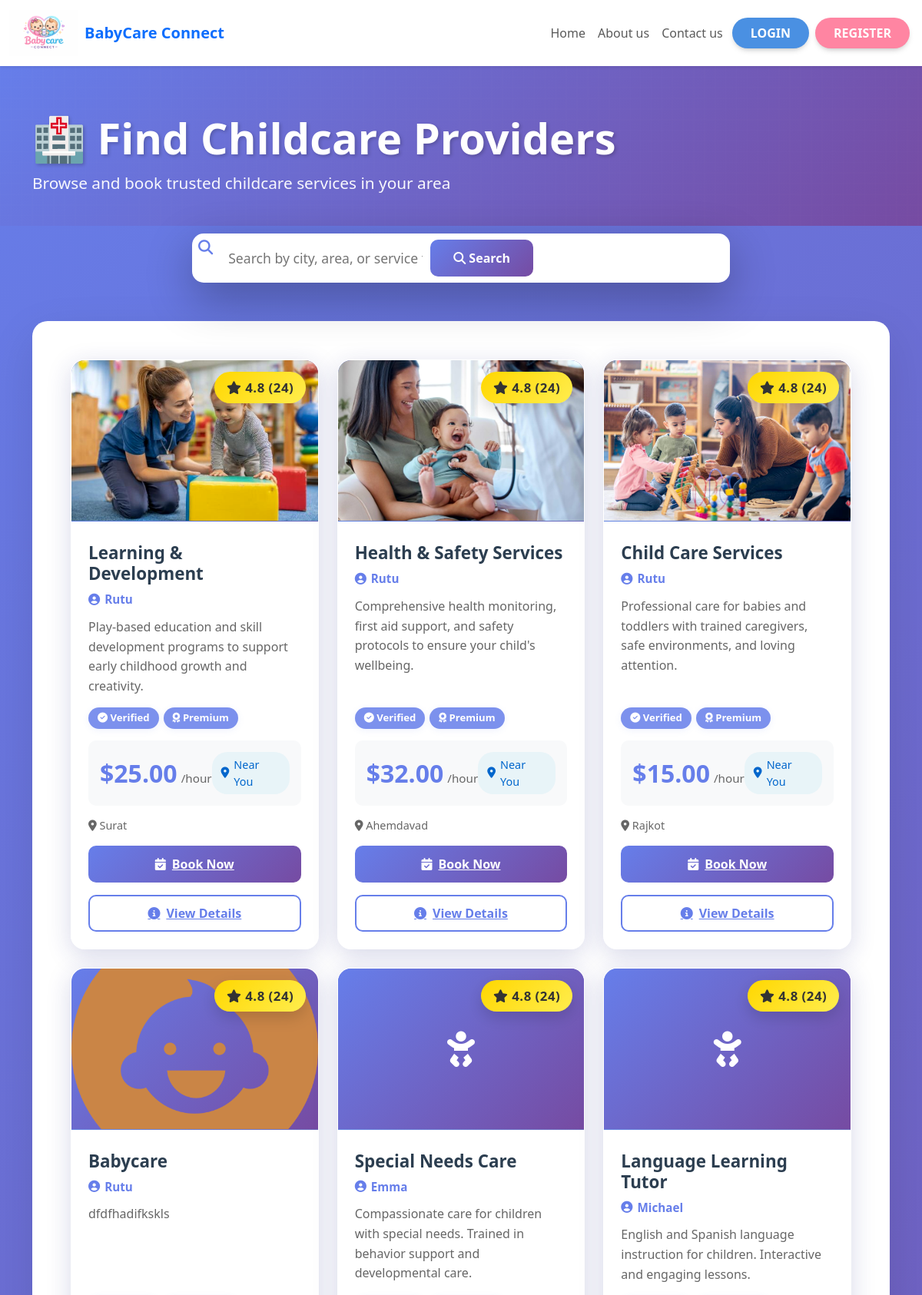
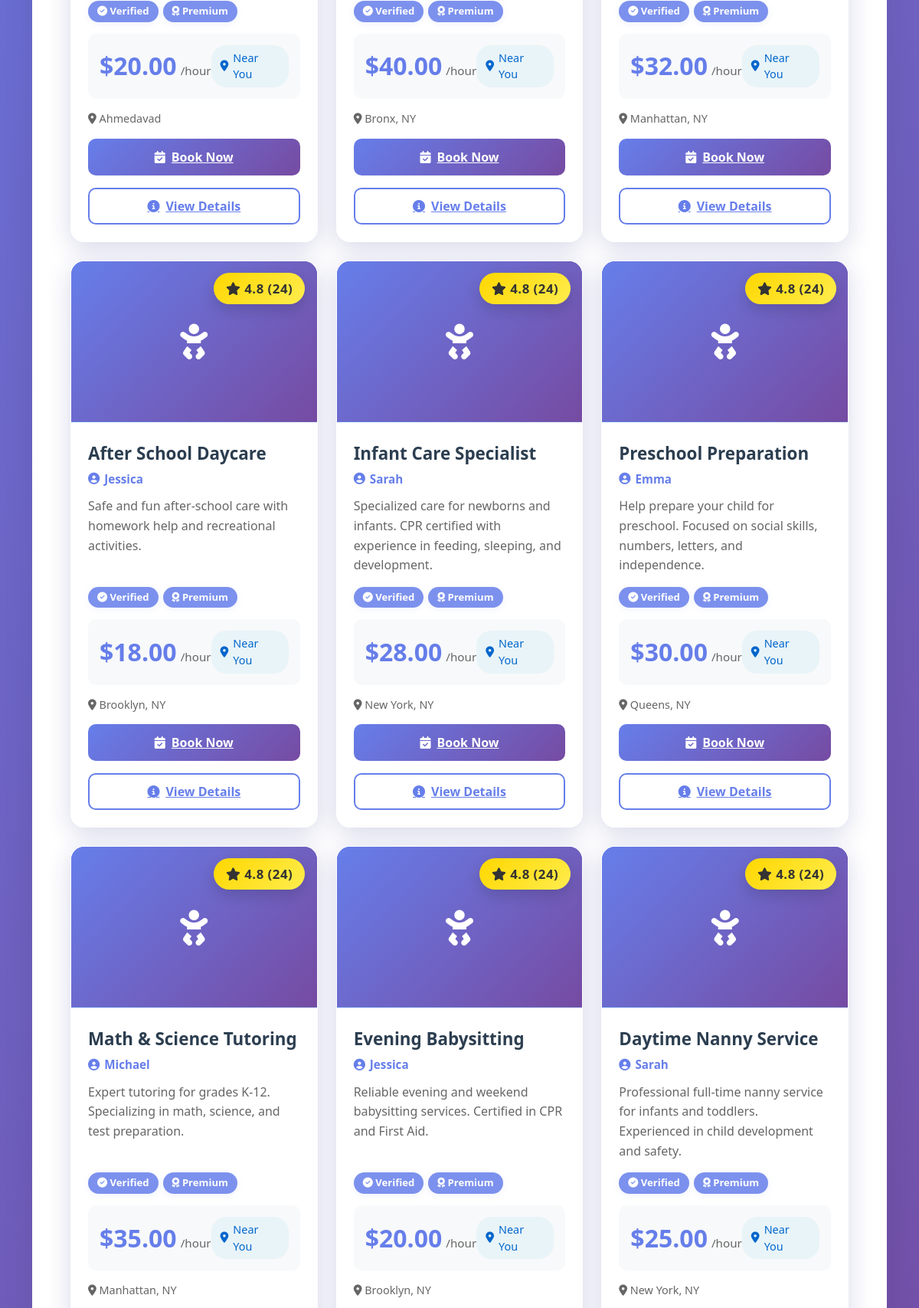
Page /services/ (upper part) on the committed database (2 pictures, top to bottom).
### babycareapp/models.py (models this page shows, shortened)
class Service(models.Model):
    provider = models.ForeignKey(
        settings.AUTH_USER_MODEL,
        on_delete=models.CASCADE,
        limit_choices_to={'role': 'provider'}
    )
    image = models.ImageField(upload_to='service_images/', null=True, blank=True)
    title = models.CharField(max_length=200) # e.g., "Full-time Nanny"
    description = models.TextField(blank=True, null=True)
    hourly_rate = models.DecimalField(max_digits=10, decimal_places=2)
    location = models.CharField(max_length=255)
    is_available = models.BooleanField(default=True)
    created_at = models.DateTimeField(auto_now_add=True)

class User(AbstractUser):
    IS_PARENT = 'parent'
    IS_PROVIDER = 'provider'
    IS_ADMIN = 'admin'
    ROLE_CHOICES = [
        (IS_PARENT, 'Parent'),
        (IS_PROVIDER, 'Childcare Provider'),
        (IS_ADMIN, 'Admin'),
    ]
    email = models.EmailField(unique=True)
    role = models.CharField(max_length=10, choices=ROLE_CHOICES, default=IS_PARENT)
    phone_number = models.CharField(max_length=15, blank=True)
    address = models.TextField(blank=True)
    last_activity = models.DateTimeField(null=True, blank=True)
    is_typing = models.BooleanField(default=False)
    typing_to = models.IntegerField(null=True, blank=True)
    USERNAME_FIELD = 'email'
    REQUIRED_FIELDS = ['username']

### babycareapp/views.py (the view)
# urls.py: path('services/', views.service_list, name='service_list'),
def service_list(request):
    query = request.GET.get('q', '').strip()
    if query:
        services = Service.objects.filter(
            location__icontains=query,
            is_available=True
        ).order_by('-id')
    else:
        services = Service.objects.filter(is_available=True).order_by('-id')
    return render(request, 'babycareapp/service_list.html', {
        'services': services,
        'query': query
    })

### babycareapp/context_processors.py (called while the page is built)
def unread_messages(request):
    if request.user.is_authenticated:
        count = Message.objects.filter(receiver=request.user, is_read=False).count()
        return {'unread_count': count}
    return {'unread_count': 0}

### babycareapp/templates/babycareapp/service_list.html (shortened to what this page needs)
{% extends "babycareapp/nav.html" %}
{% block content %}
<!DOCTYPE html>
<html>
<head>
    <link rel="stylesheet" href="https://cdn.jsdelivr.net/npm/bootstrap@5.3.0/dist/css/bootstrap.min.css">
    <link rel="stylesheet" href="https://cdnjs.cloudflare.com/ajax/libs/font-awesome/6.4.0/css/all.min.css">
</head>
<body>
    <div class="header-section">
        <div class="header-content">
            <div class="container">
                <h1>🏥 Find Childcare Providers</h1>
                <p>Browse and book trusted childcare services in your area</p>
            </div>
        </div>
    </div>
    <div class="container">
        <div class="search-section">
            <form method="GET" action="{% url 'service_list' %}" class="search-container">
                <i class="fas fa-search" style="color: #667eea; font-size: 1.2rem; margin-right: 10px;"></i>
                <input type="text" name="q" placeholder="Search by city, area, or service type..."
                    value="{{ query|default:'' }}" autocomplete="off">
                <button type="submit">
                    <i class="fas fa-search"></i> Search
                </button>
            </form>
        </div>
        <div class="main-container">
            <div class="row g-4">
                {% for service in services %}
                <div class="col-sm-6 col-lg-4">
                    <div class="card service-card">
                        <div class="service-image-wrapper">
                            {% if service.image %}
                            <img src="{{ service.image.url }}" class="service-image" alt="{{ service.title }}">
                            {% else %}
                            <div class="service-image-placeholder">
                                <i class="fas fa-baby"></i>
                            </div>
                            {% endif %}
                            <span class="rating-badge">
                                <i class="fas fa-star"></i> 4.8 (24)
                            </span>
                        </div>
                        <div class="card-body">
                            <h5 class="card-title">{{ service.title }}</h5>
                            <div class="provider-name">
                                <i class="fas fa-user-circle"></i>
                                {{ service.provider.first_name }}
                            </div>
                            {% if service.description %}
                            <p class="card-text">{{ service.description|truncatewords:18 }}</p>
                            {% endif %}
                            <div class="service-tags">
                                <span class="service-tag"><i class="fas fa-check-circle"></i> Verified</span>
                                <span class="service-tag"><i class="fas fa-award"></i> Premium</span>
                            </div>
                            <div class="price-section">
                                <div class="price-display">
                                    <span class="price-amount">${{ service.hourly_rate }}</span>
                                    <span class="price-unit">/hour</span>
                                </div>
                                <span class="location-badge">
                                    <i class="fas fa-map-marker-alt"></i> Near You
                                </span>
                            </div>
                            <p style="font-size: 0.9rem; color: #666; margin-bottom: 15px;">
                                <i class="fas fa-location-dot"></i> {{ service.location }}
                            </p>
                            <div class="d-grid gap-2">
                                <a href="{% url 'create_booking' service.id %}" class="btn-book">
                                    <i class="fas fa-calendar-check"></i> Book Now
                                </a>
                                <a href="{% url 'service_detail' service.id %}" class="btn-details">
                                    <i class="fas fa-info-circle"></i> View Details
                                </a>
                            </div>
                        </div>
                    </div>
                </div>
                {% endfor %}
            </div>
        </div>
    </div>
</body>
</html>
{% endblock content %}

### babycareapp/templates/babycareapp/nav.html (shortened to what this page needs)
{% load static %}
<!DOCTYPE html>
<html lang="en">
<head>
    <link href="https://cdn.jsdelivr.net/npm/bootstrap@5.3.2/dist/css/bootstrap.min.css" rel="stylesheet">
    <link rel="stylesheet" href="path/to/font-awesome/css/font-awesome.min.css">
     <link rel="stylesheet" href="https://cdnjs.cloudflare.com/ajax/libs/font-awesome/4.7.0/css/font-awesome.min.css">
      <link rel="stylesheet" href="https://cdnjs.cloudflare.com/ajax/libs/font-awesome/6.5.1/css/all.min.css">
      <link rel="stylesheet"
      href="https://cdnjs.cloudflare.com/ajax/libs/font-awesome/6.5.1/css/all.min.css">
        <link
  href="https://cdnjs.cloudflare.com/ajax/libs/mdb-ui-kit/6.4.2/mdb.min.css"
  rel="stylesheet"
/>
</head>
<body>
<nav class="navbar navbar-expand-lg navbar-light bg-white sticky-top shadow-sm">
    <div class="container-fluid">
        <a class="navbar-brand d-flex align-items-center" href="{% url 'home' %}">
            <img src="{% static 'images/logo.png' %}" alt="BabyCare Connect Logo" height="60" class="d-inline-block align-top me-2">
            <span class="fw-bold text-primary d-none d-sm-block">BabyCare Connect</span>
        </a>
        <div class="collapse navbar-collapse" id="navMenu">
            <ul class="navbar-nav ms-auto">
                {% if request.resolver_match.url_name == 'home' or request.resolver_match.url_name == 'user_profile' %}
                <li class="nav-item"><a class="nav-link active disabled" href="#">Home</a></li>
                <li class="nav-item"><a class="nav-link" href="{% url "about" %}">About us</a></li>
                {% else %}
                <li class="nav-item"><a class="nav-link" href="{% url "home" %}">Home</a></li>
                <li class="nav-item"><a class="nav-link" href="{% url "about" %}">About us</a></li>
                {% endif %}
                {% if request.user.is_authenticated %}
                <li class="nav-item"><a class="nav-link" href="{% url "service_list" %}">Services</a></li>
                <li class="nav-item"><a class="nav-link" href="{% url "contact" %}">Contact us</a></li>
                {% if request.user.role == 'provider' %}
                <li class="nav-item"><a class="nav-link" href="{% url "provider_dashboard" %}">Dashboard</a></li>
                <li class="nav-item"><a class="nav-link" href="{% url "inbox" %}">Messages</a></li>
                {% elif request.user.role == 'parent' %}
                <li class="nav-item"><a class="nav-link" href="{% url "parent_bookings" %}">My Bookings</a></li>
                <li class="nav-item"><a class="nav-link" href="{% url "inbox" %}">Messages</a></li>
                {% elif request.user.role == 'admin' %}
                <li class="nav-item"><a class="nav-link" href="{% url "admin_dashboard" %}">Admin Dashboard</a></li>
                {% endif %}
                {% else %}
                <li class="nav-item"><a class="nav-link" href="{% url "contact" %}">Contact us</a></li>
                {% endif %}
                {% if request.user.is_authenticated %}
                <li class="nav-item dropdown">
                  <a class="nav-link dropdown-toggle d-flex align-items-center" href="#" id="navbarDropdownMenuLink" role="button" data-bs-toggle="dropdown" aria-expanded="false">
                    <i class="fas fa-user mx-1"></i>
                    <span class="ms-1">
                        {% if request.user.first_name %}
                            {{ request.user.first_name }}
                        {% else %}
                            {{ request.user.email|truncatechars:20 }}
                        {% endif %}
                    </span>
                  </a>
                  <ul class="dropdown-menu dropdown-menu-end" aria-labelledby="navbarDropdownMenuLink">
                    <li><a class="dropdown-item" href="{% url 'user_profile' %}">My Profile</a></li>
                    <li><a class="dropdown-item" href="{% url 'edit_profile' %}">Edit Profile</a></li>
                    <li><hr class="dropdown-divider"></li>
                    <li>
                      <form action="{% url 'logout' %}" method="POST" style="display: inline;">
                        {% csrf_token %}
                        <button type="submit" class="dropdown-item" style="border: none; background: none; cursor: pointer; width: 100%; text-align: left;">
                          <i class="fas fa-sign-out-alt me-2"></i>Logout
                        </button>
                      </form>
                    </li>
                  </ul>
                </li>
                {% else %}
                <li class="nav-item"><a class="nav-link btn btn-baby-blue text-white px-4 mx-1" href="{% url "login" %}">Login</a></li>
                <li class="nav-item"><a class="nav-link btn btn-baby-pink text-white px-4 mx-1" href="{% url 'register' %}">Register</a></li>
                {% endif %}
            </ul>
        </div>
    </div>
</nav>
{% block content %}
{% endblock content %}
</body>
</html>

### babycareapp/templates/babycareapp/nav.html (style rules this page uses)
.btn-baby-blue { background-color: #4a90e2 !important; border-radius: 50px !important; font-weight: 700 !important; color: white !important; border: none !important; transition: all 0.3s ease; }
.btn-baby-pink { background-color: #ff85a2 !important; border-radius: 50px !important; font-weight: 700 !important; color: white !important; border: none !important; transition: all 0.3s ease; }

### rows in the picture
Service: image (picture), title "Learning & Development", provider.first_name "Rutu", description "Play-based education and skill development programs to support early childhood growth and creativity.", hourly_rate "25.00", location "Surat"
Service: image (picture), title "Health & Safety Services", provider.first_name "Rutu", description "Comprehensive health monitoring, first aid support, and safety protocols to ensure your child's wellbeing.", hourly_rate "32.00", location "Ahemdavad"
Service: image (picture), title "Child Care Services", provider.first_name "Rutu", description "Professional care for babies and toddlers with trained caregivers, safe environments, and loving attention.", hourly_rate "15.00", location "Rajkot"
Service: image (picture), title "Babycare", provider.first_name "Rutu", description "dfdfhadifkskls", hourly_rate "20.00", location "Ahmedavad"
Service: title "Special Needs Care", provider.first_name "Emma", description "Compassionate care for children with special needs. Trained in behavior support and developmental care.", hourly_rate "40.00", location "Bronx, NY"
Service: title "Language Learning Tutor", provider.first_name "Michael", description "English and Spanish language instruction for children. Interactive and engaging lessons.", hourly_rate "32.00", location "Manhattan, NY"
Service: title "After School Daycare", provider.first_name "Jessica", description "Safe and fun after-school care with homework help and recreational activities.", hourly_rate "18.00", location "Brooklyn, NY"
Service: title "Infant Care Specialist", provider.first_name "Sarah", description "Specialized care for newborns and infants. CPR certified with experience in feeding, sleeping, and development.", hourly_rate "28.00", location "New York, NY"
Service: title "Preschool Preparation", provider.first_name "Emma", description "Help prepare your child for preschool. Focused on social skills, numbers, letters, and independence.", hourly_rate "30.00", location "Queens, NY"
Service: title "Math & Science Tutoring", provider.first_name "Michael", description "Expert tutoring for grades K-12. Specializing in math, science, and test preparation.", hourly_rate "35.00", location "Manhattan, NY"
Service: title "Evening Babysitting", provider.first_name "Jessica", description "Reliable evening and weekend babysitting services. Certified in CPR and First Aid.", hourly_rate "20.00", location "Brooklyn, NY"
Service: title "Daytime Nanny Service", provider.first_name "Sarah", description "Professional full-time nanny service for infants and toddlers. Experienced in child development and safety.", hourly_rate "25.00", location "New York, NY"
